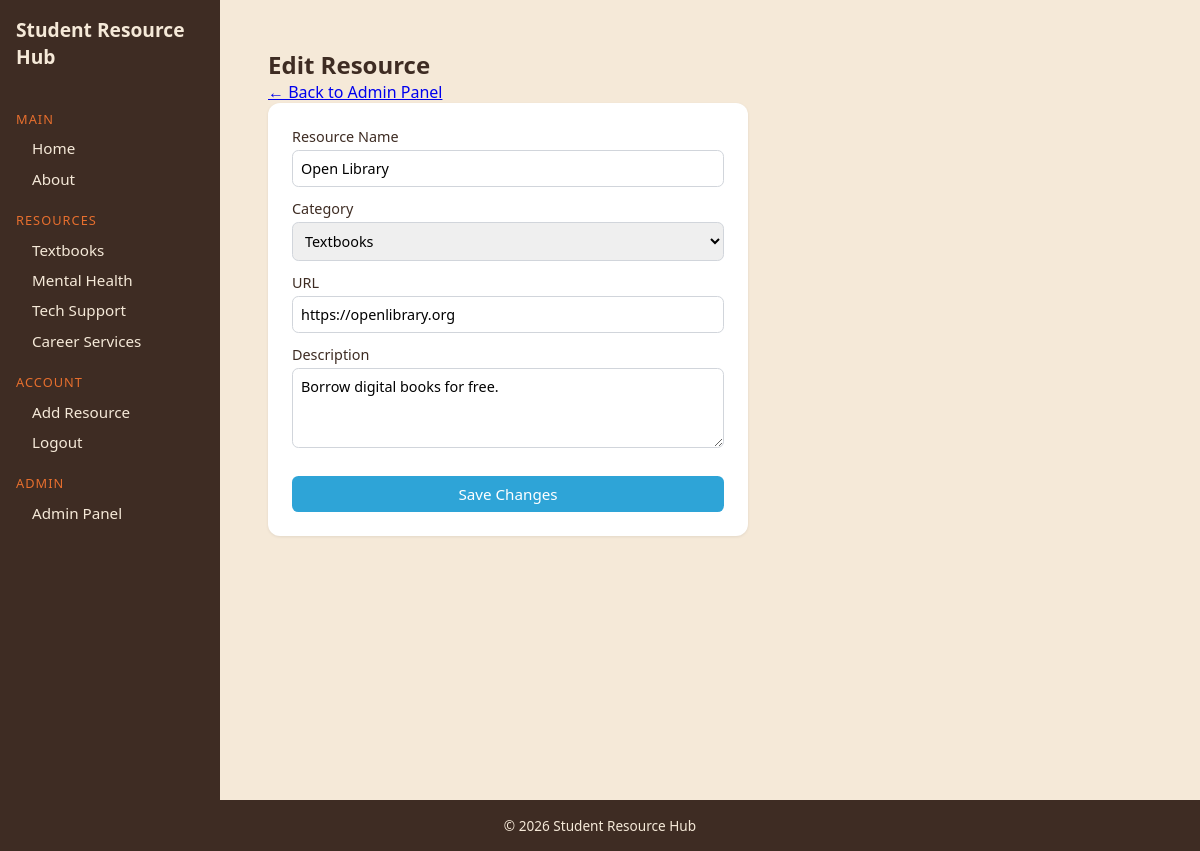
Screenshot of /?page=edit_resource&id=2 (signed in) with the database file from the repository.
### tables this page shows
CREATE TABLE `resources` (
  `id` int(11) NOT NULL AUTO_INCREMENT,
  `name` varchar(255) DEFAULT NULL,
  `category` varchar(100) DEFAULT NULL,
  `url` varchar(500) DEFAULT NULL,
  `description` text DEFAULT NULL,
  `created_at` timestamp NULL DEFAULT current_timestamp(),
  PRIMARY KEY (`id`)
);

### controllers/ResourceController.php (called while the page is built, shortened)
<?php
require_once __DIR__ . "/../models/Resource.php";
class ResourceController
{
    private $resource;
    public function __construct($pdo)
    {
        $this->resource = new Resource($pdo);
    }
    public function getResource($id)
    {
        return $this->resource->readOne($id);
    }
}
?>

### models/Resource.php (called while the page is built, shortened)
<?php
class Resource
{
    private $pdo;
    public function __construct($pdo)
    {
        $this->pdo = $pdo;
    }
    public function readOne($id)
    {
        $stmt = $this->pdo->prepare("SELECT * FROM resources WHERE id = ?");
        $stmt->execute([$id]);
        return $stmt->fetch(PDO::FETCH_ASSOC);
    }
}
?>

### views/edit_resource.php (the view, shortened to what this page needs)
<!doctype html>
<html lang="en">
<head>
    <link rel="stylesheet" href="./styles.css" />
</head>
<body>
<div class="layout">
    <?php include __DIR__ . "/partials/sidebar.php"; ?>
    <main class="site-main">
        <section class="add-resource">
            <div class="container">
                <?php
                $id = isset($_GET["id"]) ? (int) $_GET["id"] : 0;
                $r = $resourceController->getResource($id);
                ?>
                <h2>Edit Resource</h2>
                <p><a href="?page=admin">&larr; Back to Admin Panel</a></p>
                <form class="add-form" method="POST" action="?page=edit_resource">
                    <label for="resource_name">Resource Name
                        <input id="resource_name" type="text" name="resource_name"
                               value="<?= htmlspecialchars(
                                   $r["name"],
                               ) ?>" required />
                    </label>
                    <label for="category">Category
                        <select id="category" name="category" required>
                            <?php foreach (
                                [
                                    "Textbooks",
                                    "Mental Health",
                                    "Tech Support",
                                    "Career Services",
                                ]
                                as $cat
                            ): ?>
                                <option value="<?= $cat ?>" <?= $r[
    "category"
] === $cat
    ? "selected"
    : "" ?>><?= $cat ?></option>
                            <?php endforeach; ?>
                        </select>
                    </label>
                    <label for="url">URL
                        <input id="url" type="url" name="url"
                               value="<?= htmlspecialchars(
                                   $r["url"],
                               ) ?>" required />
                    </label>
                    <label for="description">Description
                        <textarea id="description" name="description" required><?= htmlspecialchars(
                            $r["description"],
                        ) ?></textarea>
                    </label>
                    <button type="submit" class="button primary">Save Changes</button>
                </form>
            </div>
        </section>
    </main>
</div>
<footer class="site-footer">
    <div class="container"><p>&copy; 2026 Student Resource Hub</p></div>
</footer>
</body>
</html>

### public/styles.css (style rules this page uses)
* { margin: 0; padding: 0; box-sizing: border-box; }
:root { --blue: #2ea4d7; --cream: #f5e9d8; --brown: #3e2c23; --orange: #e76f2e; --red: #dc2626; --green: #15803d; }
html, body { height: 100%; }
body { display: flex; flex-direction: column; font-family: "Segoe UI", Arial, sans-serif; background-color: var(--cream); color: var(--brown); }
.layout { flex: 1; min-height: 0; display: flex; min-height: 100vh; }
.site-main { flex: 1; padding: 2rem; }
.container { max-width: 960px; margin: 0 auto; padding: 0 1rem; }
.button { display: inline-block; padding: 0.5rem 1rem; border: none; border-radius: 0.4rem; cursor: pointer; font: inherit; font-size: 0.95rem; }
.button.primary { background-color: var(--blue); color: #ffffff; }
.add-resource { padding: 1rem 0 2rem; }
.add-form { max-width: 480px; background-color: #ffffff; padding: 1.5rem; border-radius: 0.75rem; box-shadow: 0 1px 3px rgba(0, 0, 0, 0.08); }
.add-form label { display: block; font-size: 0.9rem; margin-bottom: 0.75rem; }
.add-form input, .add-form textarea, .add-form select { width: 100%; padding: 0.5rem; margin-top: 0.25rem; border-radius: 0.4rem; border: 1px solid #d1d5db; font: inherit; }
.add-form textarea { resize: vertical; min-height: 80px; }
.add-form .button { width: 100%; margin-top: 0.75rem; }
.site-footer { padding: 1rem 0; background-color: var(--brown); color: var(--cream); font-size: 0.85rem; text-align: center; }

### rows the page displays
resources: resource_name "Open Library", category "Textbooks", url "https://openlibrary.org", description "Borrow digital books for free."
